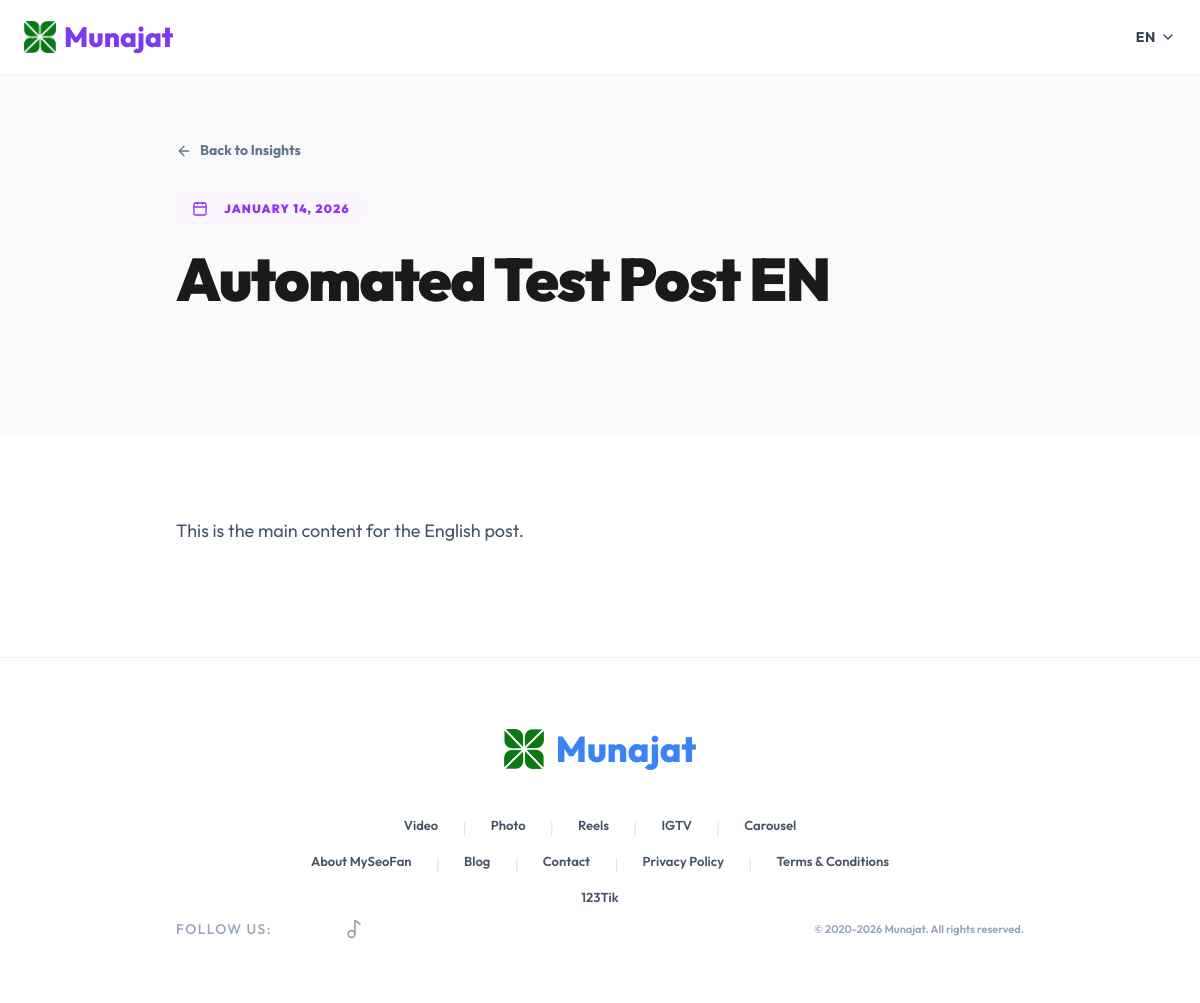
The app's page /post.php?slug=automated-test-post-en&lang=en with its own data.
### tables this page shows
CREATE TABLE site_settings (id INTEGER PRIMARY KEY AUTOINCREMENT, site_name TEXT, logo_path TEXT, favicon_path TEXT, header_code TEXT, footer_code TEXT);

CREATE TABLE blog_posts (id INTEGER PRIMARY KEY AUTOINCREMENT, title TEXT, slug TEXT UNIQUE, content TEXT, thumbnail TEXT, lang_code TEXT DEFAULT 'en', meta_title TEXT, meta_description TEXT, created_at DATETIME DEFAULT CURRENT_TIMESTAMP, category TEXT DEFAULT 'General', translation_group TEXT, status TEXT DEFAULT 'published', tags TEXT DEFAULT '', excerpt TEXT, author_id INTEGER);

CREATE TABLE menu_items (
        id INTEGER PRIMARY KEY AUTOINCREMENT,
        menu_location TEXT CHECK(menu_location IN ('header', 'footer')) NOT NULL,
        lang_code TEXT NOT NULL DEFAULT 'en',
        type TEXT CHECK(type IN ('page', 'custom_link', 'label')) NOT NULL DEFAULT 'page',
        label TEXT,
        url TEXT,
        related_id INTEGER,
        parent_id INTEGER DEFAULT 0,
        sort_order INTEGER DEFAULT 0,
        FOREIGN KEY (related_id) REFERENCES pages(id) ON DELETE SET NULL
    );

### includes/db.php (called while the page is built, shortened)
<?php
function getMenuTree($pdo, $location, $lang)
{
    $stmt = $pdo->prepare("
        SELECT mi.*, p.slug as page_slug
        FROM menu_items mi
        LEFT JOIN pages p ON mi.related_id = p.id
        WHERE mi.menu_location = ? AND mi.lang_code = 'en'
        ORDER BY mi.sort_order ASC
    ");
    $stmt->execute([$location]);
    $items = $stmt->fetchAll(PDO::FETCH_ASSOC);
    $tree = [];
    $refs = [];
    foreach ($items as &$item) {
        if ($item['type'] === 'page') {
            $item['final_url'] = 'page.php?slug=' . ($item['page_slug'] ?? '');
            $slug = $item['page_slug'] ?? '';
        } elseif ($item['type'] === 'custom_link') {
            $item['final_url'] = $item['url'];
        } else {
            $item['final_url'] = '#';
        }
        $item['children'] = [];
        $refs[$item['id']] = &$item;
    }
    foreach ($items as &$item) {
        if ($item['parent_id'] == 0) {
            $tree[] = &$item;
        } else {
            if (isset($refs[$item['parent_id']])) {
                $refs[$item['parent_id']]['children'][] = &$item;
            }
        }
    }
    return $tree;
}
function getSiteSettings($pdo)
{
    try {
        $data = $pdo->query("SELECT * FROM site_settings WHERE id = 1")->fetch();
        return $data ?: [
            'site_name' => 'MySeoFan',
            'logo_path' => '',
            'favicon_path' => '',
            'header_code' => '',
            'footer_code' => ''
        ];
    } catch (\Exception $e) {
        return [
            'site_name' => 'MySeoFan',
            'logo_path' => '',
            'favicon_path' => '',
            'header_code' => '',
            'footer_code' => ''
        ];
    }
}

### includes/SEO_Helper.php (called while the page is built, shortened)
<?php
class SEO_Helper
{
    public function __construct($pdo, $page = 'home', $lang = 'en')
    {
        $this->settings = getSiteSettings($pdo);
    }
}

### includes/Translator.php (called while the page is built, shortened)
<?php
require_once __DIR__ . '/db.php';
class Translator
{
    public static function translate($text, $targetLang = 'en')
    {
        if ($targetLang === 'en' || empty($text)) {
            return $text;
        }
    }
}

### post.php (the view, shortened to what this page needs)
<?php
require_once 'includes/db.php';
require_once 'includes/SEO_Helper.php';
require_once 'includes/Translator.php';
$slug = $_GET['slug'] ?? '';
$lang = $_GET['lang'] ?? 'en';
$stmt = $pdo->prepare("SELECT * FROM blog_posts WHERE slug = ?");
$stmt->execute([$slug]);
$post = $stmt->fetch();
$settings = getSiteSettings($pdo);
if (!function_exists('__')) {
    function __($text, $lang)
    {
        return Translator::translate($text, $lang);
    }
}
$t = [
    'back' => __('Back to Insights', $lang),
];
$footerItems = getMenuTree($pdo, 'footer', $lang);
$seoHelper = new SEO_Helper($pdo, 'post', $lang);
?>
<!DOCTYPE html>
<html lang="<?php echo $post['lang_code']; ?>">
<head>
    <script src="https://cdn.tailwindcss.com"></script>
</head>
<body class="flex flex-col min-h-screen">
    <nav class="fixed top-0 w-full z-50 py-4 glass-header">
        <div class="max-w-7xl mx-auto px-6 flex items-center justify-between">
            <a href="index.php?lang=<?php echo $lang; ?>" class="logo-text">
                <?php if (!empty($settings['logo_path'])): ?>
                    <img src="<?php echo htmlspecialchars($settings['logo_path']); ?>" class="h-8 w-auto" alt="Logo">
                <?php else: ?>
                    <i data-lucide="layers" class="w-8 h-8 text-purple-600"></i>
                <?php endif; ?>
                <?php echo htmlspecialchars($settings['site_name'] ?: 'MySeoFan'); ?>
            </a>
            <div class="flex items-center gap-6 text-slate-700 font-bold text-sm uppercase tracking-wider">
                <div class="relative group cursor-pointer">
                    <div class="flex items-center gap-1 hover:text-purple-600 transition-colors uppercase">
                        <?php echo $lang; ?> <i data-lucide="chevron-down" class="w-4 h-4"></i>
                    </div>
                </div>
            </div>
        </div>
    </nav>
    <article class="flex-1">
        <header class="article-hero">
            <div class="max-w-4xl mx-auto px-6">
                <a href="blog.php?lang=<?php echo $lang; ?>" class="back-link">
                    <i data-lucide="arrow-left" class="w-4 h-4"></i>
                    <?php echo $t['back']; ?>
                </a>
                <div
                    class="flex items-center gap-4 mb-6 text-xs font-black uppercase tracking-widest text-purple-600 bg-purple-50 px-4 py-2 rounded-xl w-fit">
                    <i data-lucide="calendar" class="w-4 h-4"></i>
                    <?php echo date('F d, Y', strtotime($post['created_at'])); ?>
                </div>
                <h1 class="text-4xl md:text-6xl font-black tracking-tight leading-[1.1] mb-12">
                    <?php echo htmlspecialchars($post['title']); ?>
                </h1>
            </div>
        </header>
        <div class="max-w-4xl mx-auto px-6 py-20">
            <div class="article-content prose max-w-none">
                <?php echo $post['content']; ?>
            </div>
        </div>
    </article>
    <footer class="py-16 bg-white border-t border-slate-100 mt-auto">
        <div class="max-w-4xl mx-auto px-6">
            <div class="footer-brand">
                <?php if (!empty($settings['logo_path'])): ?>
                    <img src="<?php echo htmlspecialchars($settings['logo_path']); ?>" class="h-10 w-auto" alt="Logo">
                <?php else: ?>
                    <i data-lucide="layers" class="footer-logo-icon"></i>
                <?php endif; ?>
                <span
                    class="footer-logo-text"><?php echo htmlspecialchars($settings['site_name'] ?: 'MySeoFan'); ?></span>
            </div>
            <?php foreach ($footerItems as $group): ?>
                <div class="footer-links-group">
                    <?php if (isset($group['children']) && !empty($group['children'])): ?>
                        <?php foreach ($group['children'] as $index => $item): ?>
                            <a href="<?php echo htmlspecialchars($item['final_url']); ?>" class="footer-link">
                                <?php echo htmlspecialchars($item['label']); ?>
                            </a>
                            <?php if ($index < count($group['children']) - 1): ?>
                                <span class="text-slate-200 px-1">|</span>
                            <?php endif; ?>
                        <?php endforeach; ?>
                    <?php endif; ?>
                </div>
            <?php endforeach; ?>
            <div class="flex flex-col md:flex-row items-center justify-between gap-6">
                <div class="flex items-center gap-2">
                    <span class="text-sm font-medium text-slate-400 uppercase tracking-widest">follow us:</span>
                    <div class="flex gap-4">
                        <a href="#" class="text-slate-400 hover:text-blue-600 transition-colors"><i
                                data-lucide="music-2" class="w-5 h-5"></i></a>
                    </div>
                </div>
                <p class="copyright-text">© 2020-2026
                    <?php echo htmlspecialchars($settings['site_name'] ?: 'MySeoFan'); ?>. All rights reserved.
                </p>
            </div>
        </div>
    </footer>
</body>
</html>

### post.php (style rules this page uses)
body { font-family: 'Outfit', sans-serif; background-color: #ffffff; color: #1a1a1a; line-height: 1.8; }
.glass-header { background: rgba(255, 255, 255, 0.95); backdrop-filter: blur(10px); border-bottom: 1px solid rgba(0, 0, 0, 0.05); }
.logo-text { color: #7c3aed; font-weight: 800; font-size: 1.75rem; display: flex; align-items: center; gap: 0.5rem; }
.article-hero { padding: 140px 0 80px; background: #f8fafc; }
.article-content p { margin-bottom: 2rem; font-size: 1.125rem; color: #475569; }
.footer-brand { display: flex; justify-content: center; align-items: center; gap: 12px; margin-bottom: 40px; }
.footer-logo-text { font-size: 2.25rem; font-weight: 800; color: #3b82f6; }
.footer-links-group { display: flex; flex-wrap: wrap; justify-content: center; gap: 20px; margin-bottom: 12px; }
.footer-link { color: #475569; font-size: 0.8125rem; font-weight: 600; transition: color 0.2s; text-decoration: none; }
.copyright-text { text-align: center; color: #94a3b8; font-size: 0.6875rem; font-weight: 600; }
.back-link { color: #64748b; font-weight: 700; font-size: 0.875rem; display: inline-flex; align-items: center; gap: 0.5rem; margin-bottom: 2rem; transition: color 0.2s; }

### records on screen
site_settings: logo_path (picture), site_name "Munajat"
blog_posts: created_at "JANUARY 14, 2026", title "Automated Test Post EN", content "This is the main content for the English post."
menu_items: label "Video"
menu_items: label "Photo"
menu_items: label "Reels"
menu_items: label "IGTV"
menu_items: label "Carousel"
menu_items: label "About MySeoFan"
menu_items: label "Blog"
menu_items: label "Contact"
menu_items: label "Privacy Policy"
menu_items: label "Terms & Conditions"
menu_items: label "123Tik"

### other values on screen
$lang "EN"
$t['back'] "Back to Insights"
